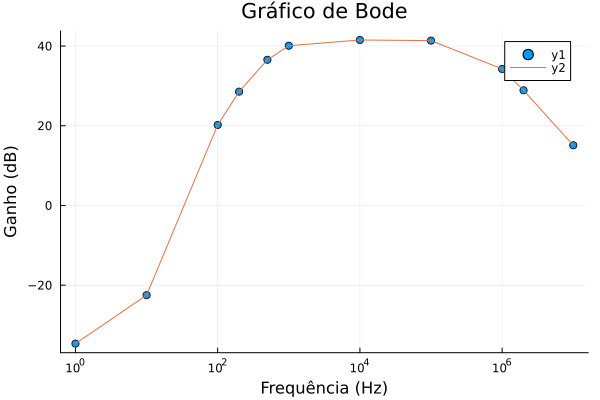

Here is the Julia script that generated this plot:
using Plots

frequencia = [1, 10, 100, 200, 500, 1000, 10000, 100000, 1000000, 2000000, 10000000]
tensao_saida = [-18.5e-6, -75e-6, 10.24e-3, 26.81e-3, 67.3e-3, 101e-3, 119.2e-3, 117e-3, 51.54e-3, 27.85e-3, 5.69e-3]
tensao_entrada = [1e-3 for _ in frequencia]

ganho_av = [abs(ts/te) for (ts, te) in zip(tensao_saida, tensao_entrada)]
ganho_avdb = [20*log10(g) for g in ganho_av]

println("Frequência | Ganho Av | Ganho Av (dB)")
for (f, av, avdb) in zip(frequencia, ganho_av, ganho_avdb)
    println("$(f) Hz | $(av) | $(avdb) dB")
end

plot(frequencia, ganho_avdb, xscale=:log10, xlabel="Frequência (Hz)", ylabel="Ganho (dB)", title="Gráfico de Bode", seriestype=:scatter)
plot!(frequencia, ganho_avdb, xscale=:log10, seriestype=:line)
savefig("bode_graph.png")